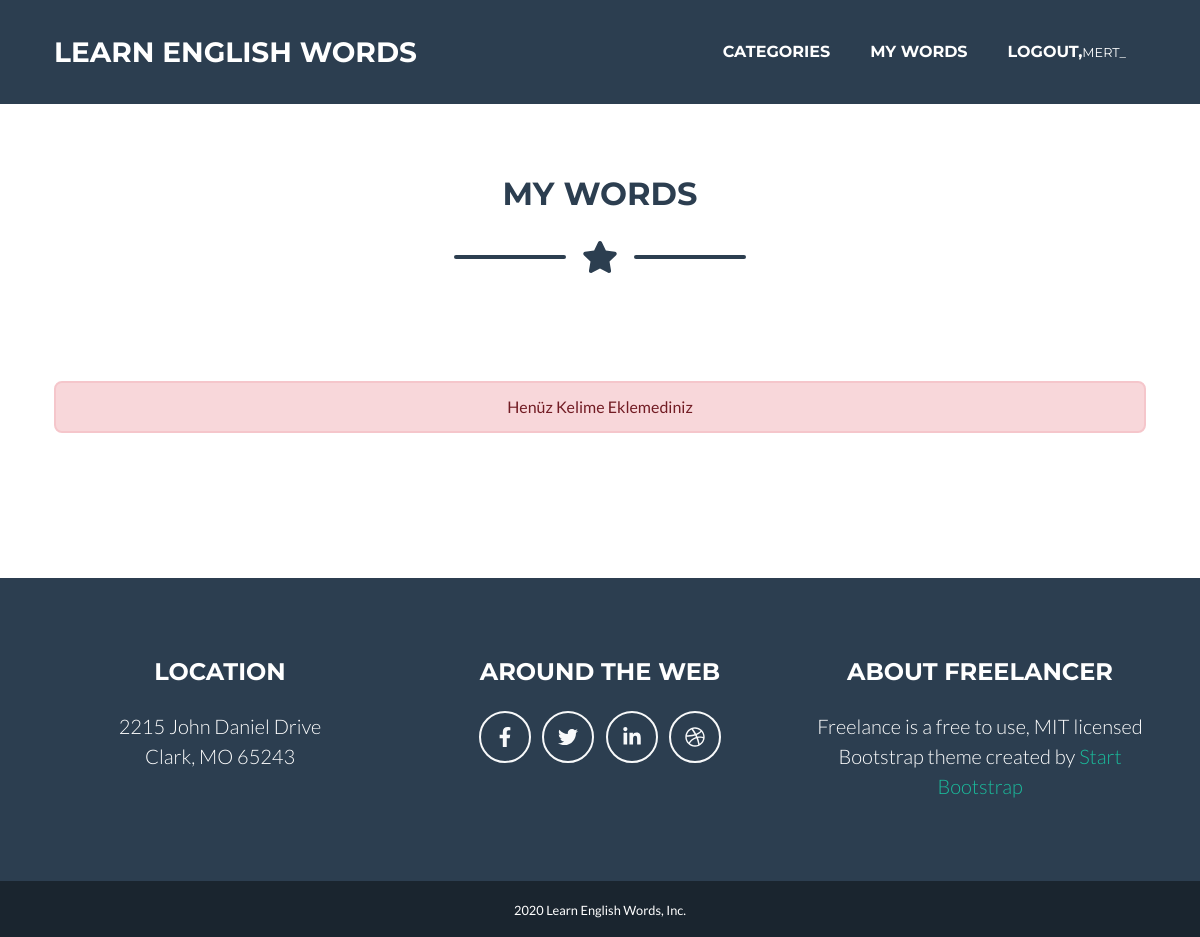
The page /word/myWords/ (signed in) on the database as committed earlier.
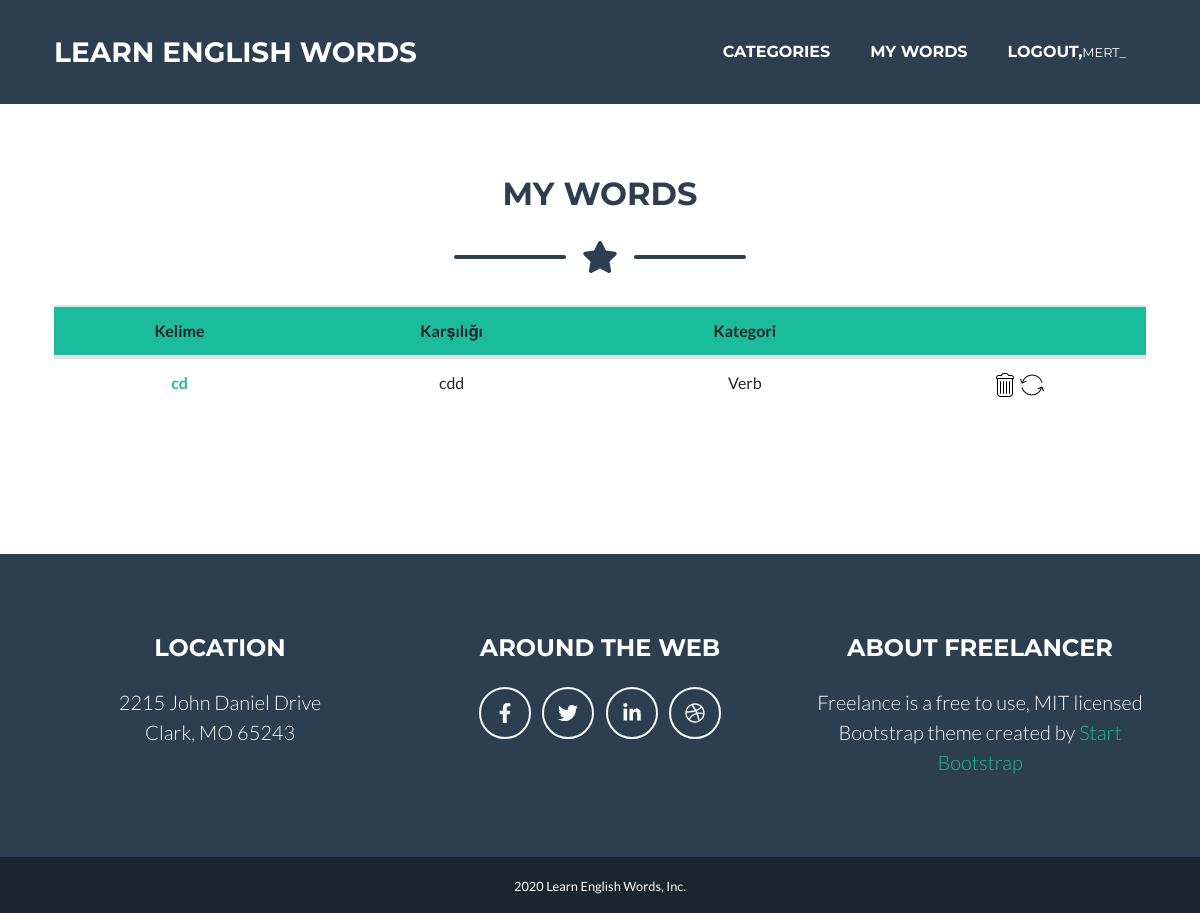
The same page on the database as committed later.
### words/models.py (models this page shows, shortened)
class Word(models.Model):
    word_en = models.CharField(max_length=50)
    word_tr = models.CharField(max_length=50)
    author = models.ForeignKey("auth.User",on_delete = models.CASCADE)
    category = models.CharField(max_length=20)
    content = RichTextField()
    created_date = models.DateTimeField(auto_now_add=True)

### words/views.py (the view)
# urls.py: path('myWords/',views.myWords,name = "myWords"),
def myWords(request):
    try:
        words = Word.objects.filter(author = request.user)
    except Word.DoesNotExist:
        words = None
    for word in words:
        word.category = string.capwords(word.category)
    return render(request,"myWords.html",{'words':words})

### templates/myWords.html
{% extends "base.html" %}
{% load static%}
{% block body %}
    <div class="container" style="margin-top: 175px;">
      <h2 class="page-section-heading text-center text-uppercase text-secondary mb-0">MY WORDS</h2>
      <div class="divider-custom">
          <div class="divider-custom-line"></div>
          <div class="divider-custom-icon"><i class="fas fa-star"></i></div>
          <div class="divider-custom-line"></div>
      </div>
      {% if words %}
        <table class="table text-center">
          <thead style="background:#1abc9c;">
            <tr>
              <th scope="col">Kelime</th>
              <th scope="col">Karşılığı</th>
              <th scope="col">Kategori</th>
              <th scope="col"></th>
            </tr>
          </thead>
          <tbody>
            {% for word in words %}
              <tr>
                  <th scope="row"><a href="/word/detail/{{word.id}}">{{word.word_en}}</a></th>
                  <td>{{word.word_tr}}</td>
                  <td>{{word.category}}</td>
                  <td><a href="/word/delete/{{word.id}}"><img src="{% static 'assets/img/trash.png' %}" alt=""></a>
                  <a href="/word/update/{{word.id}}"><img src="{% static 'assets/img/arrow.png' %}" alt=""></a></td>
                </tr>
            {% endfor %}
          </tbody>
        </table>
      {% else %}
      <div class="alert alert-danger text-center" style="margin-top:100px;">Henüz Kelime Eklemediniz</div>
      {% endif %}
    </div>
{% endblock body %}

Rows that differ between the two databases and show on the page:
added Word: word_en "cd", word_tr "cdd", category "Verb"
Other text that changed with them:
text no longer shown: "Henüz Kelime Eklemediniz"
text now shown: "Kelime Karşılığı Kategori"
